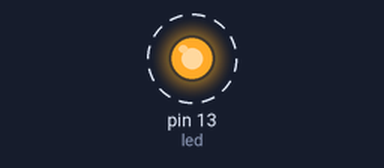
The sketch below on a simulated Arduino Uno, built with avr-gcc and run on an emulated ATmega328P. On the bench: output pins drawn as LEDs (lit = HIGH). Dashed ring = blinking.

Above: at 0.15 s.
Timing chart, 0 to 3.0 s (numbered marks = the images above):
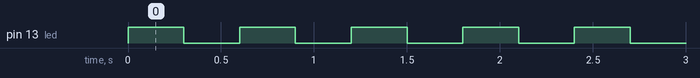

Measured:
- by itself, pin 13 (led): alternates HIGH for 0.30 s and LOW for 0.30 s

The sketch:

for.ino
```cpp
/*
Uso de bucle for:
1. Tiene 3 parámetros que van entre paréntesis ().
2. En el primer parámetro se declara una variable: int j = 0.
3. El segundo parámetro es una condición: j < 100.
   El bucle se ejecutará cuando la condición sea verdad
4. El último parámetro incrementa la variable: j++.
   En este caso incrementa en 1.

for( int j = 0; j<100; j++)
 {
  //usar la variable
 }

*/
int led = 13;
void setup() {
  pinMode(led, OUTPUT);
}

void loop() {

  //Usaremos el bucle for para hacer que el led se encienda
  //en un PRIMER intervalo de 100 milisegundos
  //y se incremente hasta llegar a un segundo.

  int t = 300;
  digitalWrite(led, HIGH);
  delay(t);
  digitalWrite(led, LOW);
  delay(t);

}
```
